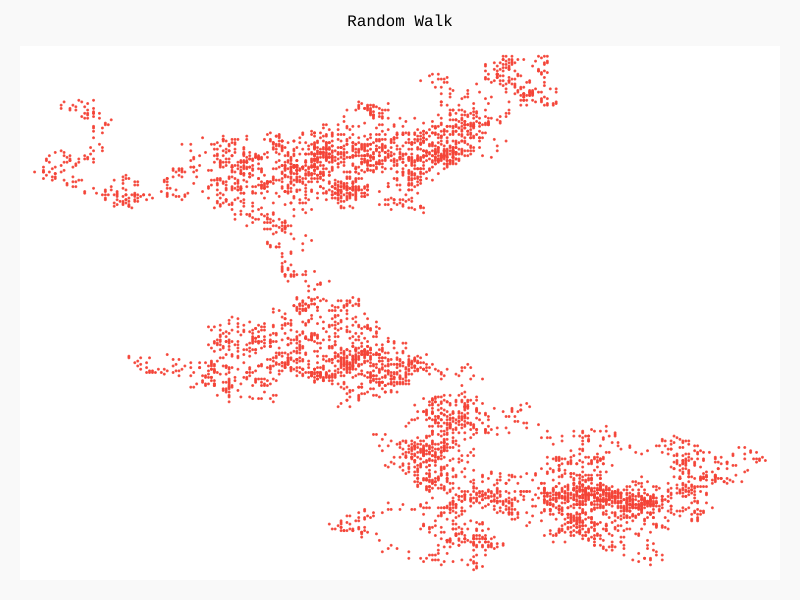

Generate this figure with Python:
# 16.09.2017
import pygal

from random_walk import RandomWalk

# Keeping making new walks, as long as the program active.
while True:
    # Make a random walk, and plot the points.
    rw = RandomWalk()

    xy_chart = pygal.XY(stroke=False)
    xy_chart.title = 'Random Walk'
    xy_chart.add('RW', rw.fill_walk())
    xy_chart.show_legend = False
    xy_chart.show_x_labels = False
    xy_chart.show_y_labels = False
    xy_chart.show_x_guides = False
    xy_chart.show_y_guides = False
    xy_chart.dots_size = 1
    xy_chart.render_to_file('rw_visual.svg')

    keep_running = input("Make another walk? (y/n): ")
    if keep_running == 'n':
        break
